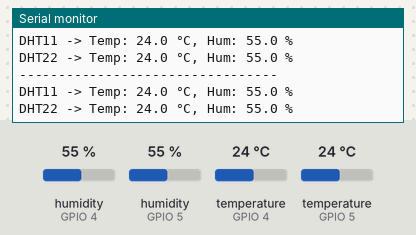
Simulated run of this program. Board: ESP32. Shown: the last lines printed to the serial monitor. Inputs (shaded band) come from the test bench; at power-on: humidity (sensors on GPIO 4, GPIO 5) 55 %, temperature (sensors on GPIO 4, GPIO 5) 24 °C.

Above: at 6.8 s.
6.9 s: humidity (sensor on GPIO 4) set to 22 %
At 10.7 s:
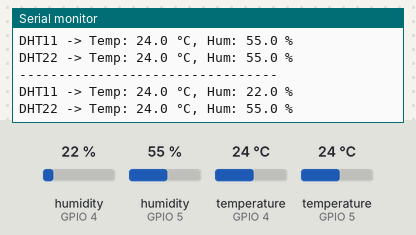
12.3 s: humidity (sensor on GPIO 5) set to 22 %
At 15.0 s:
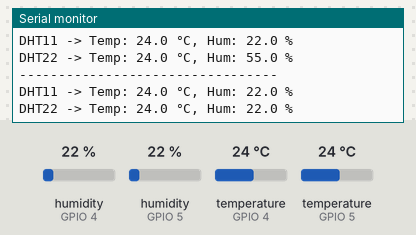
17.7 s: temperature (sensor on GPIO 4) set to 12 °C
At 19.2 s:
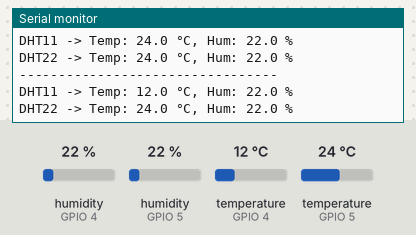
23.1 s: temperature (sensor on GPIO 5) set to 12 °C
At 26.5 s:
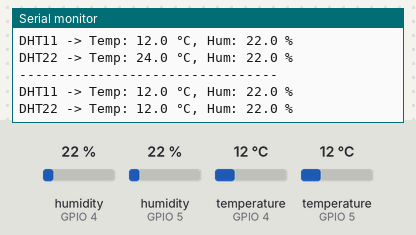
28.5 s: humidity (sensor on GPIO 4) set to 40 %
At 30.8 s:
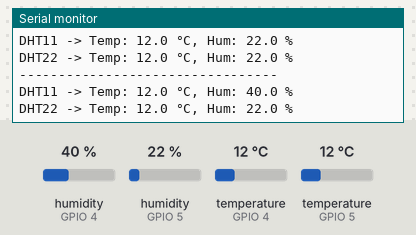
33.9 s: humidity (sensor on GPIO 5) set to 40 %
At 35.0 s:
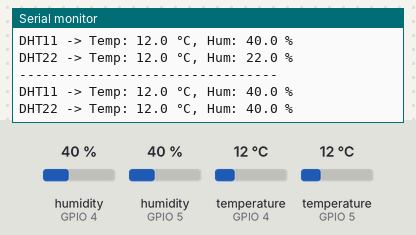
Timing chart, 0 to 36.9 s (numbered marks = the images above; inputs shaded):
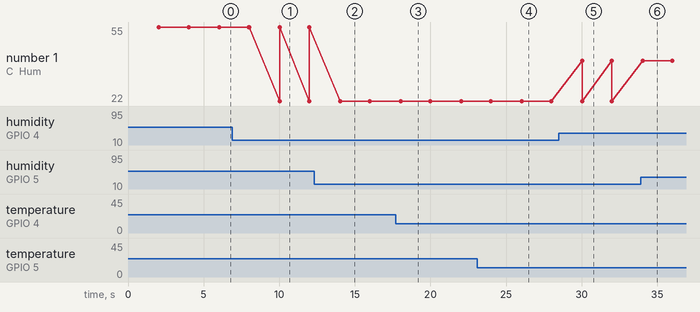

Measured:
- after the input at 6.9 s, the serial monitor: prints a new line after 3.1 s (image 1)
- after the input at 12.3 s, the serial monitor: prints a new line after 1.7 s (image 2)
- after the input at 17.7 s, the serial monitor: prints a new line after 0.33 s (image 3)
- after the input at 23.1 s, the serial monitor: prints a new line after 2.9 s (image 4)
- after the input at 28.5 s, the serial monitor: prints a new line after 1.5 s (image 5)
- after the input at 33.9 s, the serial monitor: prints a new line after 0.13 s (image 6)

The program:

main.cpp
```cpp
#include <Arduino.h>
#include <DHT.h>

#define DHT11_PIN 4
#define DHT22_PIN 5

#define DHT11_TYPE DHT11
#define DHT22_TYPE DHT22

DHT dht11(DHT11_PIN, DHT11_TYPE);
DHT dht22(DHT22_PIN, DHT22_TYPE);

unsigned long lastMeasureTime = 0;
const unsigned long interval = 2000;

void setup() {
  Serial.begin(115200);

  dht11.begin();
  dht22.begin();

  Serial.println("System initialized. Waiting for sensors to stabilize...");
}

void loop() {
  unsigned long currentMillis = millis();

  if (currentMillis - lastMeasureTime >= interval) {
    lastMeasureTime = currentMillis;

    float h11 = dht11.readHumidity();
    float t11 = dht11.readTemperature();

    float h22 = dht22.readHumidity();
    float t22 = dht22.readTemperature();

    Serial.println("---------------------------------");

    if (isnan(h11) || isnan(t11)) {
      Serial.println("Error: Failed to read from DHT11!");
    } else {
      Serial.printf("DHT11 -> Temp: %.1f °C, Hum: %.1f %%\n", t11, h11);
    }

    if (isnan(h22) || isnan(t22)) {
      Serial.println("Error: Failed to read from DHT22!");
    } else {
      Serial.printf("DHT22 -> Temp: %.1f °C, Hum: %.1f %%\n", t22, h22);
    }
  }
}
```
